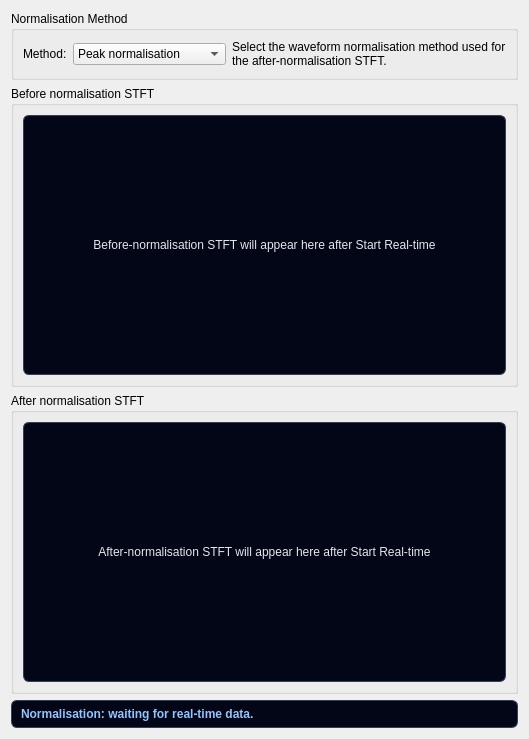
           <widget class="QWidget" name="tabNormalization">
            <attribute name="title">
             <string>Normalisation</string>
            </attribute>
            <layout class="QVBoxLayout" name="normalizationTabLayout">
             <item>
              <widget class="QGroupBox" name="groupNormalizationControls">
               <property name="title">
                <string>Normalisation Method</string>
               </property>
               <layout class="QHBoxLayout" name="normalizationControlsLayout">
                <item>
                 <widget class="QLabel" name="lblNormalizationMethod">
                  <property name="text">
                   <string>Method:</string>
                  </property>
                 </widget>
                </item>
                <item>
                 <widget class="QComboBox" name="cmbNormalizationMethod">
                  <item>
                   <property name="text">
                    <string>Peak normalisation</string>
                   </property>
                  </item>
                  <item>
                   <property name="text">
                    <string>Z-score normalisation</string>
                   </property>
                  </item>
                  <item>
                   <property name="text">
                    <string>Min-max normalisation</string>
                   </property>
                  </item>
                  <item>
                   <property name="text">
                    <string>RMS normalisation</string>
                   </property>
                  </item>
                  <item>
                   <property name="text">
                    <string>Mean centring</string>
                   </property>
                  </item>
                 </widget>
                </item>
                <item>
                 <widget class="QLabel" name="lblNormalizationNote">
                  <property name="text">
                   <string>Select the waveform normalisation method used for the after-normalisation STFT.</string>
                  </property>
                  <property name="wordWrap">
                   <bool>true</bool>
                  </property>
                 </widget>
                </item>
               </layout>
              </widget>
             </item>
             <item>
              <widget class="QGroupBox" name="groupNormalizationBefore">
               <property name="title">
                <string>Before normalisation STFT</string>
               </property>
               <layout class="QVBoxLayout" name="layoutNormalizationBefore">
                <item>
                 <widget class="QLabel" name="lblNormalizationBeforeSpectrogram">
                  <property name="minimumSize">
                   <size>
                    <width>0</width>
                    <height>260</height>
                   </size>
                  </property>
                  <property name="styleSheet">
                   <string>background-color: #020617; color: #E5E7EB; border: 1px solid #334155; border-radius: 6px;</string>
                  </property>
                  <property name="text">
                   <string>Before-normalisation STFT will appear here after Start Real-time</string>
                  </property>
                  <property name="alignment">
                   <set>Qt::AlignmentFlag::AlignCenter</set>
                  </property>
                 </widget>
                </item>
               </layout>
              </widget>
             </item>
             <item>
              <widget class="QGroupBox" name="groupNormalizationAfter">
               <property name="title">
                <string>After normalisation STFT</string>
               </property>
               <layout class="QVBoxLayout" name="layoutNormalizationAfter">
                <item>
                 <widget class="QLabel" name="lblNormalizationAfterSpectrogram">
                  <property name="minimumSize">
                   <size>
                    <width>0</width>
                    <height>260</height>
                   </size>
                  </property>
                  <property name="styleSheet">
                   <string>background-color: #020617; color: #E5E7EB; border: 1px solid #334155; border-radius: 6px;</string>
                  </property>
                  <property name="text">
                   <string>After-normalisation STFT will appear here after Start Real-time</string>
                  </property>
                  <property name="alignment">
                   <set>Qt::AlignmentFlag::AlignCenter</set>
                  </property>
                 </widget>
                </item>
               </layout>
              </widget>
             </item>
             <item>
              <widget class="QLabel" name="lblNormalizationMetrics">
               <property name="styleSheet">
                <string>background-color: #020617; color: #93C5FD; border: 1px solid #334155; border-radius: 6px; padding: 6px; font-weight: bold;</string>
               </property>
               <property name="text">
                <string>Normalisation: waiting for real-time data.</string>
               </property>
              </widget>
             </item>
            </layout>
           </widget>
